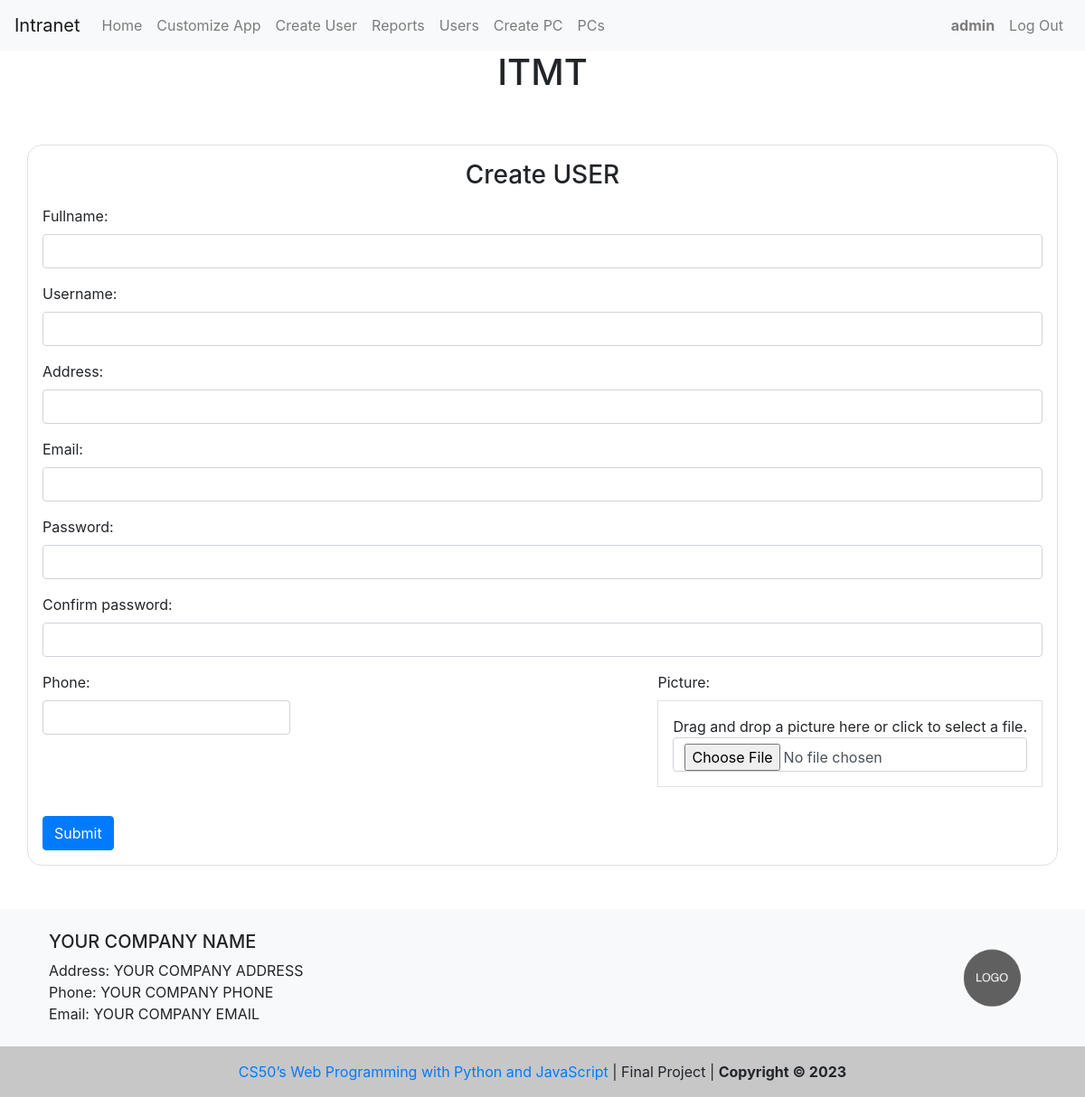
The app's page /create_user (signed in) with its own data.
### capstone/models.py (models this page shows)
class User(AbstractUser):
    pass

class Footer(models.Model):
    company_name = models.CharField(max_length=255)
    company_address = models.CharField(max_length=255)
    company_phone = models.CharField(max_length=20)
    company_email = models.EmailField(default="")
    company_avatar = models.ImageField(upload_to="company_logo/")

### capstone/views.py (the view, shortened to what this page needs)
# urls.py: path("create_user", views.create_user, name="create_user"),
@login_required
def create_user(request):
    return render(request, "capstone/create_user.html")

### capstone/context_processors.py (called while the page is built)
def footer_processor(request):
    footer = Footer.objects.first()
    return {
        "company_name": footer.company_name,
        "company_address": footer.company_address,
        "company_phone": footer.company_phone,
        "company_email": footer.company_email,
        "company_avatar": footer.company_avatar,
    }

### capstone/templates/capstone/create_user.html (shortened to what this page needs)
{% extends "capstone/layout.html" %}
{% block body %}
{% if user.is_authenticated %}
{% if user.username == 'admin' %}
<div class="container mt-5 border p-3 br-3">
  <h3 class="mb-3 text-center">Create USER </h3>
  <form method="post" enctype="multipart/form-data">
    <div class="form-group">
      <label for="name">Fullname:</label>
      <input
        class="form-control"
        type="text"
        name="name"
        id="name"
        value="{{name}}"
        required
      />
    </div>
    <div class="form-group">
      <label for="username">Username:</label>
      <input
        class="form-control"
        type="text"
        name="username"
        id="username"
        value="{{username}}"
        required
      />
    </div>
    <div class="form-group">
      <label for="address">Address:</label>
      <input
        class="form-control"
        type="text"
        name="address"
        id="address"
        value="{{address}}"
        required
      />
    </div>
    <div class="form-group">
      <label for="address">Email:</label>
      <input
        class="form-control"
        type="email"
        name="email"
        id="email"
        value="{{email}}"
        required
      />
    </div>
    <div class="form-group">
      <label for="address">Password:</label>
      <input
        class="form-control"
        type="password"
        name="password"
        id="password"
        value="{{password}}"
        required
      />
    </div>
    <div class="form-group">
      <label for="address">Confirm password:</label>
      <input
        class="form-control"
        type="password"
        name="confirm_password"
        id="confirm_password"
        value="{{confirm_password}}"
        required
      />
    </div>
    <div class="d-flex justify-content-between">
      <div class="form-group">
        <label style="display: block" for="phone">Phone:</label>
        <input
          class="form-control"
          type="tel"
          name="phone"
          id="phone"
          value="{{phone}}"
          required
        />
      </div>
      <div class="form-group">
        <label for="picture">Picture:</label>
        <div id="dropzone" class="border p-3 text-center">
          Drag and drop a picture here or click to select a file.
          <input
            class="form-control"
            type="file"
            name="picture"
            id="picture"
            value="{{picture}}"
            accept="image/*"
          />
        </div>
      </div>
    </div>
    <button type="submit" class="btn btn-primary mt-3">Submit</button>
  </form>
</div>
{% endif %}
{% endif %}
{% endblock %}

### capstone/templates/capstone/layout.html (shortened to what this page needs)
{% load static %}
<!DOCTYPE html>
<html lang="en">
  <head>
    <link
      rel="stylesheet"
      href="https://cdn.jsdelivr.net/npm/intl-tel-input@18.1.1/build/css/intlTelInput.css"
    />
    <link
      rel="stylesheet"
      href="https://stackpath.bootstrapcdn.com/bootstrap/4.4.1/css/bootstrap.min.css"
    />
    <link href="{% static 'capstone/styles.css' %}" rel="stylesheet" />
  </head>
  <body>
    <nav class="navbar navbar-expand-lg navbar-light bg-light">
      <a class="navbar-brand" href="{{ company_intranet|default:'#'}}" rel="noopener noreferrer" target="{{ company_intranet|yesno:'blank' }}">Intranet</a>
      <div class="navbar-collapse">
        <ul class="navbar-nav mr-auto">
          {% if user.is_authenticated %}
          <li class="nav-item">
            <a class="nav-link" href="{% url 'index' %}">Home</a>
          </li>
          <li class="nav-item">
            {% if user.username == 'admin' %}
            <a class="nav-link" href="{% url 'customize_app' %}">Customize App</a>
          </li>
          <li class="nav-item">
            <a class="nav-link" href="{% url 'create_user' %}">Create User </a>
          </li>
          <li class="nav-item">
            <a class="nav-link" href="{% url 'reports' %}">Reports</a>
          </li>
          <li class="nav-item">
            <a class="nav-link" href="{% url 'users' %}">Users</a>
          </li>
          <li class="nav-item">
            <a class="nav-link" href="{% url 'create_pc' %}">Create PC</a>
          </li>
          <li class="nav-item">
            <a class="nav-link" href="{% url 'pcs' %}">PCs</a>
          </li>
          {% endif %}
        </ul>
        <ul class="navbar-nav ml-auto">
          <li class="nav-item">
            <a class="nav-link" href="#"
              ><strong>{{ user.username }}</strong></a
            >
          </li>
          <li class="nav-item">
            <a class="nav-link" href="{% url 'logout' %}">Log Out</a>
          </li>
          {% else %}
          <li class="nav-item">
            <a class="nav-link" href="{% url 'login' %}">Log In</a>
          </li>
        </ul>
        {% endif %}
      </div>
    </nav>
    {% if user.is_authenticated %}
    <h1 class="d-flex justify-content-center">ITMT</h1>
    {% endif %}
    <div class="body content">
      {% block body %}
      {% endblock %}
    </div>
  </body>
  {% include 'capstone/footer.html' %}
</html>

### capstone/templates/capstone/footer.html
<footer class="bg-light text-lg-start mt-5">
  <div class="container p-4">
    <div class="row">
      <div class="col-lg-6 col-md-12 mb-4 mb-md-0">
        <h5 class="text-uppercase">{{ company_name }}</h5>
        <div>
          <p class="m-0">Address: {{ company_address }}</p>
          <p class="m-0">Phone: {{ company_phone }}</p>
          <p class="m-0">Email: {{ company_email }}</p>
        </div>
      </div>
      <div
        class="col-lg-6 col-md-12 mb-4 mb-md-0 d-flex justify-content-end align-items-center"
      >
      <img src="{{ company_avatar.url|default:'/media/company_logo/logo-placeholder-image.png'}}" alt="{{company_name}} Logo" class="rounded-circle" style="height: 6rem; width: 6rem; object-fit: cover" />
      </div>
    </div>
  </div>
  <div class="text-center p-3 footer">
    <a href="https://cs50.harvard.edu/web/2020/" class="text-decoration-none" target="blank" rel="noopener noreferrer">CS50’s Web Programming with Python and JavaScript</a> | Final Project |
    <b>Copyright © 2023</b>
  </div>
</footer>

### capstone/static/capstone/styles.css (style rules this page uses)
:root { --border-color: #80bdff; --box-shadow: 0 0 0 0.2rem rgba(0, 123, 255, 0.25); }
body { display: flex; min-height: 100vh; flex-direction: column; }
.content { flex: 1; }
.br-3 { border-radius: 1rem; }
.footer { background-color: rgba(0, 0, 0, 0.2); }

### records on screen
User: username "admin"
Footer: company_name "YOUR COMPANY NAME", company_address "YOUR COMPANY ADDRESS", company_phone "YOUR COMPANY PHONE", company_email "YOUR COMPANY EMAIL"
